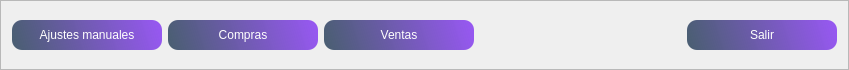
        <widget class="QFrame" name="frame_superior">
         <property name="maximumSize">
          <size>
           <width>16777215</width>
           <height>70</height>
          </size>
         </property>
         <property name="styleSheet">
          <string notr="true">

QPushButton{
background-color: qlineargradient(spread:reflect, x1:0, y1:0.562273, x2:1, y2:0.5, stop:0 rgba(11, 38, 67, 184), stop: 1 rgba(150, 88, 240, 255));
border-radius: 10px;
font: 12pt &quot;Sans Serif&quot;;
color: rgb(255, 255, 254); }

QPushButton:hover{
background-color: qlineargradient(spread:reflect, x1:0, y1:0.562273, x2:0.949, y2:0.545455, stop: 0 rgba(11, 38, 67, 184), stop:1 rgba(88, 240, 171, 255));
border-radius:10px;
font: 12pt &quot;Sans Serif&quot;;
color: rgb(255, 255, 254);
}</string>
         </property>
         <property name="frameShape">
          <enum>QFrame::StyledPanel</enum>
         </property>
         <property name="frameShadow">
          <enum>QFrame::Raised</enum>
         </property>
         <layout class="QHBoxLayout" name="horizontalLayout">
          <item>
           <widget class="QPushButton" name="pushButton_ajustesmanuales">
            <property name="minimumSize">
             <size>
              <width>150</width>
              <height>30</height>
             </size>
            </property>
            <property name="text">
             <string>Ajustes manuales</string>
            </property>
           </widget>
          </item>
          <item>
           <widget class="QPushButton" name="pushButton_ingresarcompras">
            <property name="minimumSize">
             <size>
              <width>150</width>
              <height>30</height>
             </size>
            </property>
            <property name="text">
             <string>Compras</string>
            </property>
           </widget>
          </item>
          <item>
           <widget class="QPushButton" name="pushButton_ingresarventa">
            <property name="minimumSize">
             <size>
              <width>150</width>
              <height>30</height>
             </size>
            </property>
            <property name="text">
             <string>Ventas</string>
            </property>
           </widget>
          </item>
          <item>
           <spacer name="horizontalSpacer">
            <property name="orientation">
             <enum>Qt::Horizontal</enum>
            </property>
            <property name="sizeHint" stdset="0">
             <size>
              <width>207</width>
              <height>20</height>
             </size>
            </property>
           </spacer>
          </item>
          <item>
           <widget class="QPushButton" name="pushButton_salir_menu">
            <property name="minimumSize">
             <size>
              <width>150</width>
              <height>30</height>
             </size>
            </property>
            <property name="styleSheet">
             <string notr="true">QPushButton:hover{
background-color: qlineargradient(spread:pad, x1:0, y1:0, x2:1, y2:0, stop:0 rgba(0, 0, 0, 255), stop:0.727273 rgba(142, 19, 16, 255));
border-radius:10px;
font: 12pt &quot;Sans Serif&quot;;
color: rgb(255, 255, 254);
}</string>
            </property>
            <property name="text">
             <string>Salir</string>
            </property>
           </widget>
          </item>
         </layout>
        </widget>
